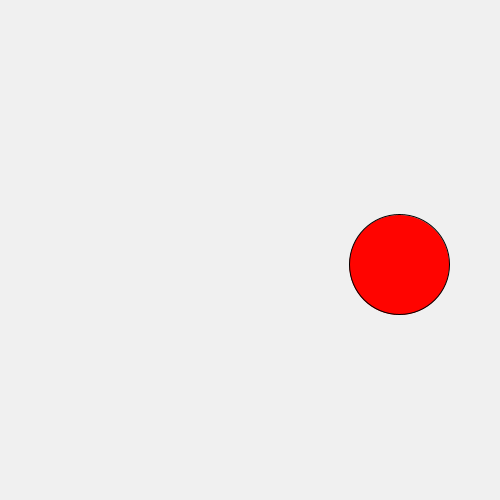
Frame 1 (no input)
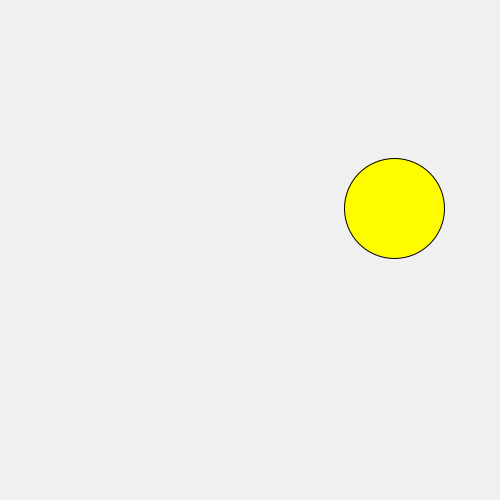
Frame 60 (the mouse pressed at the canvas centre just before this capture)
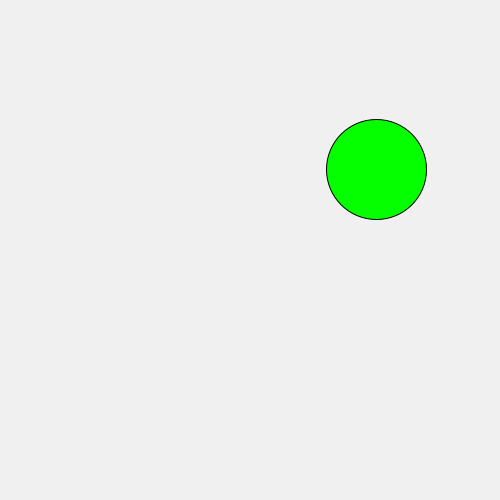
Frame 120 (the mouse held since frame 60 and released just before this capture)

The Processing sketch that drew these frames (run headless with seeded random() and noise(); from frame 60 on, the mouse is pressed at the canvas centre):

// Processing sketch: hello_processing
// ── hello_processing.pde
float c = 0;
float angle = 0;

void setup() {
  frameRate(30);
  colorMode(HSB);
  size(500, 500);
}

void draw() {
  c = (c + 0.7) % 255;
  angle += 0.1;

  background(240);
  fill(c, 255, 255);

  float x = cos(angle) * 150 + (width / 2);
  float y = sin(angle) * 150 + (height / 2);

  ellipse(x, y, 100, 100);
}
